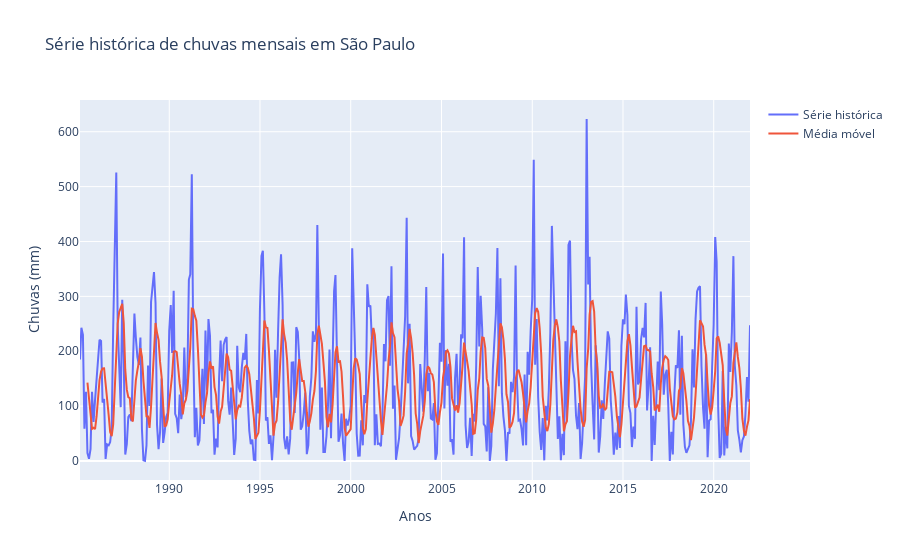

The cell this chart's notebook holds for it:
### Code cell
fig = go.Figure()
fig.add_trace(go.Scatter(x=serie.index, y=serie.values,
                    mode='lines',
                    name='Série histórica'))
fig.add_trace(go.Scatter(x=media_movel.index, y=media_movel.values,
                    mode='lines',
                    name='Média móvel'))
fig.update_layout(title='Série histórica de chuvas mensais em São Paulo',
                    xaxis_title='Anos',
                    yaxis_title='Chuvas (mm)')
fig.show()

### Figure 1 — Plotly figure (JSON) as saved in the notebook; plotly's stock layout.template omitted (floating-point values rounded to 4 significant figures; data arrays with more than 128 entries replaced by an {"elided": "..."} marker saying what was removed)
{"data": [{"mode": "lines", "name": "Série histórica", "type": "scatter", "x": {"elided": "444 str values"}, "y": {"elided": "444 float values"}}, {"mode": "lines", "name": "Média móvel", "type": "scatter", "x": {"elided": "444 str values"}, "y": {"elided": "444 float values"}}], "layout": {"title": {"text": "Série histórica de chuvas mensais em São Paulo"}, "xaxis": {"title": {"text": "Anos"}}, "yaxis": {"title": {"text": "Chuvas (mm)"}}}}
